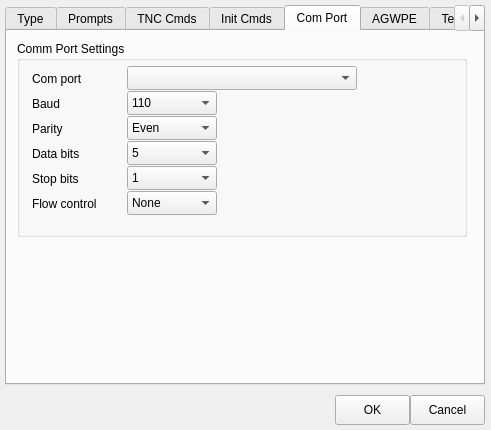
<?xml version="1.0" encoding="UTF-8"?>
<ui version="4.0">
 <class>InterfaceDialogClass</class>
 <widget class="QDialog" name="InterfaceDialogClass">
  <property name="geometry">
   <rect>
    <x>0</x>
    <y>0</y>
    <width>491</width>
    <height>430</height>
   </rect>
  </property>
  <property name="windowTitle">
   <string>InterfaceDialog</string>
  </property>
  <widget class="QTabWidget" name="tabWidget">
   <property name="geometry">
    <rect>
     <x>5</x>
     <y>5</y>
     <width>480</width>
     <height>380</height>
    </rect>
   </property>
   <property name="currentIndex">
    <number>4</number>
   </property>
   <widget class="QWidget" name="tab">
    <attribute name="title">
     <string>Type</string>
    </attribute>
    <widget class="QGroupBox" name="groupBox">
     <property name="geometry">
      <rect>
       <x>10</x>
       <y>10</y>
       <width>375</width>
       <height>270</height>
      </rect>
     </property>
     <property name="title">
      <string>Choose a Name</string>
     </property>
     <widget class="QLabel" name="label_18">
      <property name="geometry">
       <rect>
        <x>10</x>
        <y>30</y>
        <width>100</width>
        <height>16</height>
       </rect>
      </property>
      <property name="text">
       <string>IF name</string>
      </property>
     </widget>
     <widget class="QComboBox" name="cInterfaceName">
      <property name="geometry">
       <rect>
        <x>110</x>
        <y>25</y>
        <width>250</width>
        <height>24</height>
       </rect>
      </property>
     </widget>
     <widget class="QLabel" name="label_19">
      <property name="geometry">
       <rect>
        <x>10</x>
        <y>60</y>
        <width>100</width>
        <height>16</height>
       </rect>
      </property>
      <property name="text">
       <string>Description</string>
      </property>
     </widget>
     <widget class="QPlainTextEdit" name="cDescription">
      <property name="geometry">
       <rect>
        <x>110</x>
        <y>60</y>
        <width>250</width>
        <height>64</height>
       </rect>
      </property>
     </widget>
    </widget>
    <widget class="QPushButton" name="cDelete">
     <property name="geometry">
      <rect>
       <x>395</x>
       <y>155</y>
       <width>75</width>
       <height>30</height>
      </rect>
     </property>
     <property name="text">
      <string>Delete</string>
     </property>
    </widget>
    <widget class="QPushButton" name="cCopy">
     <property name="geometry">
      <rect>
       <x>395</x>
       <y>125</y>
       <width>75</width>
       <height>30</height>
      </rect>
     </property>
     <property name="text">
      <string>Copy</string>
     </property>
    </widget>
    <widget class="QPushButton" name="cNew">
     <property name="geometry">
      <rect>
       <x>395</x>
       <y>95</y>
       <width>75</width>
       <height>30</height>
      </rect>
     </property>
     <property name="text">
      <string>New</string>
     </property>
    </widget>
   </widget>
   <widget class="QWidget" name="tab_2">
    <attribute name="title">
     <string>Prompts</string>
    </attribute>
    <widget class="QGroupBox" name="groupBox_2">
     <property name="geometry">
      <rect>
       <x>10</x>
       <y>10</y>
       <width>450</width>
       <height>136</height>
      </rect>
     </property>
     <property name="title">
      <string>Prompts</string>
     </property>
     <widget class="QLabel" name="label_3">
      <property name="geometry">
       <rect>
        <x>10</x>
        <y>30</y>
        <width>100</width>
        <height>16</height>
       </rect>
      </property>
      <property name="text">
       <string>Command</string>
      </property>
     </widget>
     <widget class="QLabel" name="label_4">
      <property name="geometry">
       <rect>
        <x>10</x>
        <y>55</y>
        <width>100</width>
        <height>16</height>
       </rect>
      </property>
      <property name="text">
       <string>Timeout</string>
      </property>
     </widget>
     <widget class="QLabel" name="label_5">
      <property name="geometry">
       <rect>
        <x>10</x>
        <y>80</y>
        <width>100</width>
        <height>16</height>
       </rect>
      </property>
      <property name="text">
       <string>Connected</string>
      </property>
     </widget>
     <widget class="QLineEdit" name="cPromptCommand">
      <property name="geometry">
       <rect>
        <x>110</x>
        <y>25</y>
        <width>130</width>
        <height>22</height>
       </rect>
      </property>
     </widget>
     <widget class="QLineEdit" name="cPromptTimeout">
      <property name="geometry">
       <rect>
        <x>110</x>
        <y>50</y>
        <width>130</width>
        <height>22</height>
       </rect>
      </property>
     </widget>
     <widget class="QLineEdit" name="cPromptConnected">
      <property name="geometry">
       <rect>
        <x>110</x>
        <y>75</y>
        <width>130</width>
        <height>22</height>
       </rect>
      </property>
     </widget>
     <widget class="QLabel" name="label_6">
      <property name="geometry">
       <rect>
        <x>10</x>
        <y>105</y>
        <width>100</width>
        <height>16</height>
       </rect>
      </property>
      <property name="text">
       <string>Disconnected</string>
      </property>
     </widget>
     <widget class="QLineEdit" name="cPromptDisconnected">
      <property name="geometry">
       <rect>
        <x>110</x>
        <y>100</y>
        <width>130</width>
        <height>22</height>
       </rect>
      </property>
     </widget>
    </widget>
   </widget>
   <widget class="QWidget" name="tab_3">
    <attribute name="title">
     <string>TNC Cmds</string>
    </attribute>
    <widget class="QGroupBox" name="groupBox_3">
     <property name="geometry">
      <rect>
       <x>10</x>
       <y>10</y>
       <width>450</width>
       <height>171</height>
      </rect>
     </property>
     <property name="title">
      <string>Commands</string>
     </property>
     <widget class="QLabel" name="label_7">
      <property name="geometry">
       <rect>
        <x>10</x>
        <y>25</y>
        <width>90</width>
        <height>22</height>
       </rect>
      </property>
      <property name="text">
       <string>Mycall</string>
      </property>
     </widget>
     <widget class="QLabel" name="label_8">
      <property name="geometry">
       <rect>
        <x>10</x>
        <y>50</y>
        <width>90</width>
        <height>22</height>
       </rect>
      </property>
      <property name="text">
       <string>Connect</string>
      </property>
     </widget>
     <widget class="QLabel" name="label_9">
      <property name="geometry">
       <rect>
        <x>10</x>
        <y>75</y>
        <width>90</width>
        <height>22</height>
       </rect>
      </property>
      <property name="text">
       <string>Retry</string>
      </property>
     </widget>
     <widget class="QLabel" name="label_10">
      <property name="geometry">
       <rect>
        <x>10</x>
        <y>100</y>
        <width>90</width>
        <height>22</height>
       </rect>
      </property>
      <property name="text">
       <string>Convers</string>
      </property>
     </widget>
     <widget class="QLabel" name="label_11">
      <property name="geometry">
       <rect>
        <x>10</x>
        <y>125</y>
        <width>90</width>
        <height>22</height>
       </rect>
      </property>
      <property name="text">
       <string>DayTime</string>
      </property>
     </widget>
     <widget class="QLineEdit" name="cCommandMyCall">
      <property name="geometry">
       <rect>
        <x>100</x>
        <y>25</y>
        <width>113</width>
        <height>22</height>
       </rect>
      </property>
     </widget>
     <widget class="QLineEdit" name="cCommandConnect">
      <property name="geometry">
       <rect>
        <x>100</x>
        <y>50</y>
        <width>113</width>
        <height>22</height>
       </rect>
      </property>
     </widget>
     <widget class="QLineEdit" name="cCommandRetry">
      <property name="geometry">
       <rect>
        <x>100</x>
        <y>75</y>
        <width>113</width>
        <height>22</height>
       </rect>
      </property>
     </widget>
     <widget class="QLineEdit" name="cCommandConvers">
      <property name="geometry">
       <rect>
        <x>100</x>
        <y>100</y>
        <width>113</width>
        <height>22</height>
       </rect>
      </property>
     </widget>
     <widget class="QLineEdit" name="cCommandDayTime">
      <property name="geometry">
       <rect>
        <x>100</x>
        <y>125</y>
        <width>113</width>
        <height>22</height>
       </rect>
      </property>
     </widget>
    </widget>
    <widget class="QGroupBox" name="groupBox_7">
     <property name="geometry">
      <rect>
       <x>10</x>
       <y>180</y>
       <width>450</width>
       <height>81</height>
      </rect>
     </property>
     <property name="title">
      <string>TNC Command Prefix</string>
     </property>
     <widget class="QCheckBox" name="cIncludeCommandPrefix">
      <property name="geometry">
       <rect>
        <x>10</x>
        <y>30</y>
        <width>210</width>
        <height>22</height>
       </rect>
      </property>
      <property name="text">
       <string>Include TNC command prefix</string>
      </property>
     </widget>
     <widget class="QLineEdit" name="cCommandPrefix">
      <property name="geometry">
       <rect>
        <x>240</x>
        <y>30</y>
        <width>35</width>
        <height>22</height>
       </rect>
      </property>
     </widget>
     <widget class="QLabel" name="label_20">
      <property name="geometry">
       <rect>
        <x>295</x>
        <y>30</y>
        <width>124</width>
        <height>22</height>
       </rect>
      </property>
      <property name="text">
       <string>(single number only)</string>
      </property>
     </widget>
    </widget>
   </widget>
   <widget class="QWidget" name="tab_4">
    <attribute name="title">
     <string>Init Cmds</string>
    </attribute>
    <widget class="QGroupBox" name="groupBox_4">
     <property name="geometry">
      <rect>
       <x>10</x>
       <y>10</y>
       <width>450</width>
       <height>296</height>
      </rect>
     </property>
     <property name="title">
      <string>Initialization Commands</string>
     </property>
     <widget class="QRadioButton" name="cNeverSendInitCommands">
      <property name="geometry">
       <rect>
        <x>10</x>
        <y>25</y>
        <width>450</width>
        <height>20</height>
       </rect>
      </property>
      <property name="text">
       <string>Never send TNC initalization commands</string>
      </property>
     </widget>
     <widget class="QRadioButton" name="cAlwaysSendInitCommands">
      <property name="geometry">
       <rect>
        <x>10</x>
        <y>50</y>
        <width>450</width>
        <height>20</height>
       </rect>
      </property>
      <property name="text">
       <string>Send TNC initialization commands for every Send/Recevive (S/R) session</string>
      </property>
     </widget>
     <widget class="QLabel" name="label">
      <property name="geometry">
       <rect>
        <x>15</x>
        <y>85</y>
        <width>150</width>
        <height>16</height>
       </rect>
      </property>
      <property name="text">
       <string>Cmds to send before S/R</string>
      </property>
     </widget>
     <widget class="QLabel" name="label_2">
      <property name="geometry">
       <rect>
        <x>230</x>
        <y>85</y>
        <width>150</width>
        <height>16</height>
       </rect>
      </property>
      <property name="text">
       <string>Cmds to send after S/R</string>
      </property>
     </widget>
     <widget class="QPlainTextEdit" name="cCommandsBefore">
      <property name="geometry">
       <rect>
        <x>20</x>
        <y>110</y>
        <width>150</width>
        <height>170</height>
       </rect>
      </property>
     </widget>
     <widget class="QPlainTextEdit" name="cCommandsAfter">
      <property name="geometry">
       <rect>
        <x>235</x>
        <y>110</y>
        <width>150</width>
        <height>170</height>
       </rect>
      </property>
     </widget>
    </widget>
   </widget>
   <widget class="QWidget" name="tab_5">
    <attribute name="title">
     <string>Com Port</string>
    </attribute>
    <widget class="QGroupBox" name="groupBox_5">
     <property name="geometry">
      <rect>
       <x>10</x>
       <y>10</y>
       <width>450</width>
       <height>196</height>
      </rect>
     </property>
     <property name="title">
      <string>Comm Port Settings</string>
     </property>
     <widget class="QComboBox" name="cStopBits">
      <property name="geometry">
       <rect>
        <x>110</x>
        <y>125</y>
        <width>90</width>
        <height>24</height>
       </rect>
      </property>
      <item>
       <property name="text">
        <string>1</string>
       </property>
      </item>
      <item>
       <property name="text">
        <string>1.5</string>
       </property>
      </item>
      <item>
       <property name="text">
        <string>2</string>
       </property>
      </item>
     </widget>
     <widget class="QComboBox" name="cComPort">
      <property name="geometry">
       <rect>
        <x>110</x>
        <y>25</y>
        <width>230</width>
        <height>24</height>
       </rect>
      </property>
     </widget>
     <widget class="QLabel" name="label_15">
      <property name="geometry">
       <rect>
        <x>15</x>
        <y>80</y>
        <width>90</width>
        <height>16</height>
       </rect>
      </property>
      <property name="text">
       <string>Parity</string>
      </property>
     </widget>
     <widget class="QLabel" name="label_12">
      <property name="geometry">
       <rect>
        <x>15</x>
        <y>30</y>
        <width>90</width>
        <height>16</height>
       </rect>
      </property>
      <property name="text">
       <string>Com port</string>
      </property>
     </widget>
     <widget class="QComboBox" name="cBaud">
      <property name="geometry">
       <rect>
        <x>110</x>
        <y>50</y>
        <width>90</width>
        <height>24</height>
       </rect>
      </property>
      <item>
       <property name="text">
        <string>110</string>
       </property>
      </item>
      <item>
       <property name="text">
        <string>300</string>
       </property>
      </item>
      <item>
       <property name="text">
        <string>600</string>
       </property>
      </item>
      <item>
       <property name="text">
        <string>1200</string>
       </property>
      </item>
      <item>
       <property name="text">
        <string>2400</string>
       </property>
      </item>
      <item>
       <property name="text">
        <string>4800</string>
       </property>
      </item>
      <item>
       <property name="text">
        <string>9600</string>
       </property>
      </item>
      <item>
       <property name="text">
        <string>14400</string>
       </property>
      </item>
      <item>
       <property name="text">
        <string>19200</string>
       </property>
      </item>
      <item>
       <property name="text">
        <string>38400</string>
       </property>
      </item>
      <item>
       <property name="text">
        <string>57600</string>
       </property>
      </item>
      <item>
       <property name="text">
        <string>115200</string>
       </property>
      </item>
      <item>
       <property name="text">
        <string>128000</string>
       </property>
      </item>
      <item>
       <property name="text">
        <string>256000</string>
       </property>
      </item>
     </widget>
     <widget class="QComboBox" name="cDataBits">
      <property name="geometry">
       <rect>
        <x>110</x>
        <y>100</y>
        <width>90</width>
        <height>24</height>
       </rect>
      </property>
      <item>
       <property name="text">
        <string>5</string>
       </property>
      </item>
      <item>
       <property name="text">
        <string>6</string>
       </property>
      </item>
      <item>
       <property name="text">
        <string>7</string>
       </property>
      </item>
      <item>
       <property name="text">
        <string>8</string>
       </property>
      </item>
     </widget>
     <widget class="QComboBox" name="cParity">
      <property name="geometry">
       <rect>
        <x>110</x>
        <y>75</y>
        <width>90</width>
        <height>24</height>
       </rect>
      </property>
      <item>
       <property name="text">
        <string>Even</string>
       </property>
      </item>
      <item>
       <property name="text">
        <string>Odd</string>
       </property>
      </item>
      <item>
       <property name="text">
        <string>None</string>
       </property>
      </item>
      <item>
       <property name="text">
        <string>Mark</string>
       </property>
      </item>
      <item>
       <property name="text">
        <string>Space</string>
       </property>
      </item>
     </widget>
     <widget class="QLabel" name="label_16">
      <property name="geometry">
       <rect>
        <x>15</x>
        <y>130</y>
        <width>90</width>
        <height>16</height>
       </rect>
      </property>
      <property name="text">
       <string>Stop bits</string>
      </property>
     </widget>
     <widget class="QLabel" name="label_13">
      <property name="geometry">
       <rect>
        <x>15</x>
        <y>55</y>
        <width>90</width>
        <height>16</height>
       </rect>
      </property>
      <property name="text">
       <string>Baud</string>
      </property>
     </widget>
     <widget class="QLabel" name="label_14">
      <property name="geometry">
       <rect>
        <x>15</x>
        <y>105</y>
        <width>90</width>
        <height>16</height>
       </rect>
      </property>
      <property name="text">
       <string>Data bits</string>
      </property>
     </widget>
     <widget class="QComboBox" name="cFlowControl">
      <property name="geometry">
       <rect>
        <x>110</x>
        <y>150</y>
        <width>90</width>
        <height>24</height>
       </rect>
      </property>
      <item>
       <property name="text">
        <string>None</string>
       </property>
      </item>
      <item>
       <property name="text">
        <string>RTS/CTS</string>
       </property>
      </item>
     </widget>
     <widget class="QLabel" name="label_17">
      <property name="geometry">
       <rect>
        <x>15</x>
        <y>155</y>
        <width>90</width>
        <height>16</height>
       </rect>
      </property>
      <property name="text">
       <string>Flow control</string>
      </property>
     </widget>
    </widget>
   </widget>
   <widget class="QWidget" name="tab_6">
    <attribute name="title">
     <string>AGWPE</string>
    </attribute>
    <widget class="QGroupBox" name="groupBox_6">
     <property name="geometry">
      <rect>
       <x>10</x>
       <y>10</y>
       <width>450</width>
       <height>310</height>
      </rect>
     </property>
     <property name="title">
      <string>GroupBox</string>
     </property>
    </widget>
   </widget>
   <widget class="QWidget" name="tab_7">
    <attribute name="title">
     <string>Telnet</string>
    </attribute>
    <widget class="QGroupBox" name="groupBox_8">
     <property name="geometry">
      <rect>
       <x>10</x>
       <y>10</y>
       <width>450</width>
       <height>310</height>
      </rect>
     </property>
     <property name="title">
      <string>GroupBox</string>
     </property>
    </widget>
   </widget>
  </widget>
  <widget class="QPushButton" name="cOK">
   <property name="geometry">
    <rect>
     <x>335</x>
     <y>395</y>
     <width>75</width>
     <height>30</height>
    </rect>
   </property>
   <property name="text">
    <string>OK</string>
   </property>
  </widget>
  <widget class="QPushButton" name="cCancel">
   <property name="geometry">
    <rect>
     <x>410</x>
     <y>395</y>
     <width>75</width>
     <height>30</height>
    </rect>
   </property>
   <property name="text">
    <string>Cancel</string>
   </property>
  </widget>
 </widget>
 <layoutdefault spacing="6" margin="11"/>
 <tabstops>
  <tabstop>tabWidget</tabstop>
  <tabstop>cFlowControl</tabstop>
  <tabstop>cPromptCommand</tabstop>
  <tabstop>cPromptTimeout</tabstop>
  <tabstop>cPromptConnected</tabstop>
  <tabstop>cPromptDisconnected</tabstop>
  <tabstop>cCommandMyCall</tabstop>
  <tabstop>cCommandConnect</tabstop>
  <tabstop>cCommandRetry</tabstop>
  <tabstop>cCommandConvers</tabstop>
  <tabstop>cCommandDayTime</tabstop>
  <tabstop>cNeverSendInitCommands</tabstop>
  <tabstop>cAlwaysSendInitCommands</tabstop>
  <tabstop>cComPort</tabstop>
  <tabstop>cBaud</tabstop>
  <tabstop>cParity</tabstop>
  <tabstop>cDataBits</tabstop>
  <tabstop>cStopBits</tabstop>
 </tabstops>
 <resources/>
 <connections>
  <connection>
   <sender>cOK</sender>
   <signal>clicked()</signal>
   <receiver>InterfaceDialogClass</receiver>
   <slot>accept()</slot>
   <hints>
    <hint type="sourcelabel">
     <x>409</x>
     <y>404</y>
    </hint>
    <hint type="destinationlabel">
     <x>344</x>
     <y>401</y>
    </hint>
   </hints>
  </connection>
  <connection>
   <sender>cCancel</sender>
   <signal>clicked()</signal>
   <receiver>InterfaceDialogClass</receiver>
   <slot>reject()</slot>
   <hints>
    <hint type="sourcelabel">
     <x>484</x>
     <y>404</y>
    </hint>
    <hint type="destinationlabel">
     <x>489</x>
     <y>404</y>
    </hint>
   </hints>
  </connection>
 </connections>
</ui>
